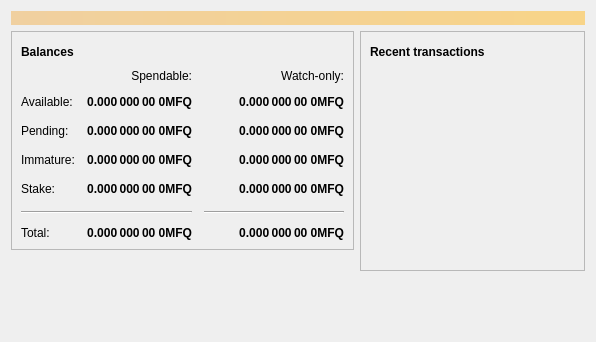
<?xml version="1.0" encoding="UTF-8"?>
<ui version="4.0">
 <class>OverviewPage</class>
 <widget class="QWidget" name="OverviewPage">
  <property name="geometry">
   <rect>
    <x>0</x>
    <y>0</y>
    <width>596</width>
    <height>342</height>
   </rect>
  </property>
  <property name="windowTitle">
   <string>Form</string>
  </property>
  <layout class="QVBoxLayout" name="topLayout">
   <item>
    <widget class="QLabel" name="labelAlerts">
     <property name="visible">
      <bool>false</bool>
     </property>
     <property name="styleSheet">
      <string notr="true">QLabel { background-color: qlineargradient(x1: 0, y1: 0, x2: 1, y2: 0, stop:0 #F0D0A0, stop:1 #F8D488); color:#000000; }</string>
     </property>
     <property name="wordWrap">
      <bool>true</bool>
     </property>
     <property name="margin">
      <number>3</number>
     </property>
     <property name="textInteractionFlags">
      <set>Qt::TextSelectableByMouse</set>
     </property>
    </widget>
   </item>
   <item>
    <layout class="QHBoxLayout" name="horizontalLayout" stretch="1,1">
     <item>
      <layout class="QVBoxLayout" name="verticalLayout_2">
       <item>
        <widget class="QFrame" name="frame">
         <property name="frameShape">
          <enum>QFrame::StyledPanel</enum>
         </property>
         <property name="frameShadow">
          <enum>QFrame::Raised</enum>
         </property>
         <layout class="QVBoxLayout" name="verticalLayout_4">
          <item>
           <layout class="QHBoxLayout" name="horizontalLayout_4">
            <item>
             <widget class="QLabel" name="label_5">
              <property name="font">
               <font>
                <weight>75</weight>
                <bold>true</bold>
               </font>
              </property>
              <property name="text">
               <string>Balances</string>
              </property>
             </widget>
            </item>
            <item>
             <widget class="QPushButton" name="labelWalletStatus">
              <property name="enabled">
               <bool>true</bool>
              </property>
              <property name="maximumSize">
               <size>
                <width>30</width>
                <height>16777215</height>
               </size>
              </property>
              <property name="toolTip">
               <string>The displayed information may be out of date. Your wallet automatically synchronizes with the Bitcoin network after a connection is established, but this process has not completed yet.</string>
              </property>
              <property name="text">
               <string/>
              </property>
              <property name="icon">
               <iconset resource="../bitcoin.qrc">
                <normaloff>:/icons/warning</normaloff>
                <disabledoff>:/icons/warning</disabledoff>:/icons/warning</iconset>
              </property>
              <property name="iconSize">
               <size>
                <width>24</width>
                <height>24</height>
               </size>
              </property>
              <property name="flat">
               <bool>true</bool>
              </property>
             </widget>
            </item>
            <item>
             <spacer name="horizontalSpacer_3">
              <property name="orientation">
               <enum>Qt::Horizontal</enum>
              </property>
              <property name="sizeHint" stdset="0">
               <size>
                <width>40</width>
                <height>20</height>
               </size>
              </property>
             </spacer>
            </item>
           </layout>
          </item>
          <item>
           <layout class="QGridLayout" name="gridLayout">
            <property name="spacing">
             <number>12</number>
            </property>
            <item row="2" column="2">
             <widget class="QLabel" name="labelWatchPending">
              <property name="font">
               <font>
                <weight>75</weight>
                <bold>true</bold>
               </font>
              </property>
              <property name="cursor">
               <cursorShape>IBeamCursor</cursorShape>
              </property>
              <property name="toolTip">
               <string>Unconfirmed transactions to watch-only addresses</string>
              </property>
              <property name="text">
               <string notr="true">0.000 000 00 0MFQ</string>
              </property>
              <property name="alignment">
               <set>Qt::AlignRight|Qt::AlignTrailing|Qt::AlignVCenter</set>
              </property>
              <property name="textInteractionFlags">
               <set>Qt::LinksAccessibleByMouse|Qt::TextSelectableByKeyboard|Qt::TextSelectableByMouse</set>
              </property>
             </widget>
            </item>
            <item row="2" column="1">
             <widget class="QLabel" name="labelUnconfirmed">
              <property name="font">
               <font>
                <weight>75</weight>
                <bold>true</bold>
               </font>
              </property>
              <property name="cursor">
               <cursorShape>IBeamCursor</cursorShape>
              </property>
              <property name="toolTip">
               <string>Total of transactions that have yet to be confirmed, and do not yet count toward the spendable balance</string>
              </property>
              <property name="text">
               <string notr="true">0.000 000 00 0MFQ</string>
              </property>
              <property name="alignment">
               <set>Qt::AlignRight|Qt::AlignTrailing|Qt::AlignVCenter</set>
              </property>
              <property name="textInteractionFlags">
               <set>Qt::LinksAccessibleByMouse|Qt::TextSelectableByKeyboard|Qt::TextSelectableByMouse</set>
              </property>
             </widget>
            </item>
            <item row="3" column="2">
             <widget class="QLabel" name="labelWatchImmature">
              <property name="font">
               <font>
                <weight>75</weight>
                <bold>true</bold>
               </font>
              </property>
              <property name="cursor">
               <cursorShape>IBeamCursor</cursorShape>
              </property>
              <property name="toolTip">
               <string>Mined balance in watch-only addresses that has not yet matured</string>
              </property>
              <property name="text">
               <string notr="true">0.000 000 00 0MFQ</string>
              </property>
              <property name="alignment">
               <set>Qt::AlignRight|Qt::AlignTrailing|Qt::AlignVCenter</set>
              </property>
              <property name="textInteractionFlags">
               <set>Qt::LinksAccessibleByMouse|Qt::TextSelectableByKeyboard|Qt::TextSelectableByMouse</set>
              </property>
             </widget>
            </item>
            <item row="5" column="0" colspan="2">
             <widget class="Line" name="line">
              <property name="orientation">
               <enum>Qt::Horizontal</enum>
              </property>
             </widget>
            </item>
            <item row="5" column="2">
             <widget class="Line" name="lineWatchBalance">
              <property name="sizePolicy">
               <sizepolicy hsizetype="Preferred" vsizetype="Fixed">
                <horstretch>0</horstretch>
                <verstretch>0</verstretch>
               </sizepolicy>
              </property>
              <property name="minimumSize">
               <size>
                <width>140</width>
                <height>0</height>
               </size>
              </property>
              <property name="orientation">
               <enum>Qt::Horizontal</enum>
              </property>
             </widget>
            </item>
            <item row="6" column="0">
             <widget class="QLabel" name="labelTotalText">
              <property name="text">
               <string>Total:</string>
              </property>
             </widget>
            </item>
            <item row="3" column="1">
             <widget class="QLabel" name="labelImmature">
              <property name="font">
               <font>
                <weight>75</weight>
                <bold>true</bold>
               </font>
              </property>
              <property name="cursor">
               <cursorShape>IBeamCursor</cursorShape>
              </property>
              <property name="toolTip">
               <string>Mined balance that has not yet matured</string>
              </property>
              <property name="text">
               <string notr="true">0.000 000 00 0MFQ</string>
              </property>
              <property name="alignment">
               <set>Qt::AlignRight|Qt::AlignTrailing|Qt::AlignVCenter</set>
              </property>
              <property name="textInteractionFlags">
               <set>Qt::LinksAccessibleByMouse|Qt::TextSelectableByKeyboard|Qt::TextSelectableByMouse</set>
              </property>
             </widget>
            </item>
            <item row="2" column="3">
             <spacer name="horizontalSpacer_2">
              <property name="orientation">
               <enum>Qt::Horizontal</enum>
              </property>
              <property name="sizeHint" stdset="0">
               <size>
                <width>40</width>
                <height>20</height>
               </size>
              </property>
             </spacer>
            </item>
            <item row="3" column="0">
             <widget class="QLabel" name="labelImmatureText">
              <property name="text">
               <string>Immature:</string>
              </property>
             </widget>
            </item>
            <item row="4" column="1">
             <widget class="QLabel" name="labelStake">
              <property name="font">
               <font>
                <weight>75</weight>
                <bold>true</bold>
               </font>
              </property>
              <property name="cursor">
               <cursorShape>IBeamCursor</cursorShape>
              </property>
              <property name="toolTip">
               <string>Stake</string>
              </property>
              <property name="text">
               <string notr="true">0.000 000 00 0MFQ</string>
              </property>
              <property name="alignment">
               <set>Qt::AlignRight|Qt::AlignTrailing|Qt::AlignVCenter</set>
              </property>
              <property name="textInteractionFlags">
               <set>Qt::LinksAccessibleByMouse|Qt::TextSelectableByKeyboard|Qt::TextSelectableByMouse</set>
              </property>
             </widget>
            </item>
            <item row="4" column="3">
             <spacer name="horizontalSpacer_4">
              <property name="orientation">
               <enum>Qt::Horizontal</enum>
              </property>
              <property name="sizeHint" stdset="0">
               <size>
                <width>40</width>
                <height>20</height>
               </size>
              </property>
             </spacer>
            </item>
            <item row="4" column="0">
             <widget class="QLabel" name="labelStakeText">
              <property name="text">
                <string>Stake:</string>
              </property>
             </widget>
            </item>
            <item row="4" column="2">
             <widget class="QLabel" name="labelWatchStake">
              <property name="font">
               <font>
                <weight>75</weight>
                <bold>true</bold>
               </font>
              </property>
              <property name="cursor">
               <cursorShape>IBeamCursor</cursorShape>
              </property>
              <property name="toolTip">
               <string>Watch Stake</string>
              </property>
              <property name="text">
               <string notr="true">0.000 000 00 0MFQ</string>
              </property>
              <property name="alignment">
               <set>Qt::AlignRight|Qt::AlignTrailing|Qt::AlignVCenter</set>
              </property>
              <property name="textInteractionFlags">
               <set>Qt::LinksAccessibleByMouse|Qt::TextSelectableByKeyboard|Qt::TextSelectableByMouse</set>
              </property>
             </widget>
            </item>
            <item row="6" column="1">
             <widget class="QLabel" name="labelTotal">
              <property name="font">
               <font>
                <weight>75</weight>
                <bold>true</bold>
               </font>
              </property>
              <property name="cursor">
               <cursorShape>IBeamCursor</cursorShape>
              </property>
              <property name="toolTip">
               <string>Your current total balance</string>
              </property>
              <property name="text">
               <string notr="true">0.000 000 00 0MFQ</string>
              </property>
              <property name="alignment">
               <set>Qt::AlignRight|Qt::AlignTrailing|Qt::AlignVCenter</set>
              </property>
              <property name="textInteractionFlags">
               <set>Qt::LinksAccessibleByMouse|Qt::TextSelectableByKeyboard|Qt::TextSelectableByMouse</set>
              </property>
             </widget>
            </item>
            <item row="6" column="2">
             <widget class="QLabel" name="labelWatchTotal">
              <property name="font">
               <font>
                <weight>75</weight>
                <bold>true</bold>
               </font>
              </property>
              <property name="cursor">
               <cursorShape>IBeamCursor</cursorShape>
              </property>
              <property name="toolTip">
               <string>Current total balance in watch-only addresses</string>
              </property>
              <property name="text">
               <string notr="true">0.000 000 00 0MFQ</string>
              </property>
              <property name="alignment">
               <set>Qt::AlignRight|Qt::AlignTrailing|Qt::AlignVCenter</set>
              </property>
              <property name="textInteractionFlags">
               <set>Qt::LinksAccessibleByMouse|Qt::TextSelectableByKeyboard|Qt::TextSelectableByMouse</set>
              </property>
             </widget>
            </item>
            <item row="0" column="2">
             <widget class="QLabel" name="labelWatchonly">
              <property name="text">
               <string>Watch-only:</string>
              </property>
              <property name="alignment">
               <set>Qt::AlignRight|Qt::AlignTrailing|Qt::AlignVCenter</set>
              </property>
             </widget>
            </item>
            <item row="1" column="0">
             <widget class="QLabel" name="labelBalanceText">
              <property name="text">
               <string>Available:</string>
              </property>
             </widget>
            </item>
            <item row="1" column="1">
             <widget class="QLabel" name="labelBalance">
              <property name="font">
               <font>
                <weight>75</weight>
                <bold>true</bold>
               </font>
              </property>
              <property name="cursor">
               <cursorShape>IBeamCursor</cursorShape>
              </property>
              <property name="toolTip">
               <string>Your current spendable balance</string>
              </property>
              <property name="text">
               <string notr="true">0.000 000 00 0MFQ</string>
              </property>
              <property name="alignment">
               <set>Qt::AlignRight|Qt::AlignTrailing|Qt::AlignVCenter</set>
              </property>
              <property name="textInteractionFlags">
               <set>Qt::LinksAccessibleByMouse|Qt::TextSelectableByKeyboard|Qt::TextSelectableByMouse</set>
              </property>
             </widget>
            </item>
            <item row="1" column="2">
             <widget class="QLabel" name="labelWatchAvailable">
              <property name="font">
               <font>
                <weight>75</weight>
                <bold>true</bold>
               </font>
              </property>
              <property name="cursor">
               <cursorShape>IBeamCursor</cursorShape>
              </property>
              <property name="toolTip">
               <string>Your current balance in watch-only addresses</string>
              </property>
              <property name="text">
               <string notr="true">0.000 000 00 0MFQ</string>
              </property>
              <property name="alignment">
               <set>Qt::AlignRight|Qt::AlignTrailing|Qt::AlignVCenter</set>
              </property>
              <property name="textInteractionFlags">
               <set>Qt::LinksAccessibleByMouse|Qt::TextSelectableByKeyboard|Qt::TextSelectableByMouse</set>
              </property>
             </widget>
            </item>
            <item row="2" column="0">
             <widget class="QLabel" name="labelPendingText">
              <property name="text">
               <string>Pending:</string>
              </property>
             </widget>
            </item>
            <item row="0" column="1">
             <widget class="QLabel" name="labelSpendable">
              <property name="text">
               <string>Spendable:</string>
              </property>
              <property name="alignment">
               <set>Qt::AlignRight|Qt::AlignTrailing|Qt::AlignVCenter</set>
              </property>
             </widget>
            </item>
           </layout>
          </item>
         </layout>
        </widget>
       </item>
       <item>
        <spacer name="verticalSpacer">
         <property name="orientation">
          <enum>Qt::Vertical</enum>
         </property>
         <property name="sizeHint" stdset="0">
          <size>
           <width>20</width>
           <height>40</height>
          </size>
         </property>
        </spacer>
       </item>
      </layout>
     </item>
     <item>
      <layout class="QVBoxLayout" name="verticalLayout_3">
       <item>
        <widget class="QFrame" name="frame_2">
         <property name="frameShape">
          <enum>QFrame::StyledPanel</enum>
         </property>
         <property name="frameShadow">
          <enum>QFrame::Raised</enum>
         </property>
         <layout class="QVBoxLayout" name="verticalLayout">
          <item>
           <layout class="QHBoxLayout" name="horizontalLayout_2">
            <item>
             <widget class="QLabel" name="label_4">
              <property name="font">
               <font>
                <weight>75</weight>
                <bold>true</bold>
               </font>
              </property>
              <property name="text">
               <string>Recent transactions</string>
              </property>
             </widget>
            </item>
            <item>
             <widget class="QPushButton" name="labelTransactionsStatus">
              <property name="enabled">
               <bool>true</bool>
              </property>
              <property name="maximumSize">
               <size>
                <width>30</width>
                <height>16777215</height>
               </size>
              </property>
              <property name="toolTip">
               <string>The displayed information may be out of date. Your wallet automatically synchronizes with the Bitcoin network after a connection is established, but this process has not completed yet.</string>
              </property>
              <property name="text">
               <string/>
              </property>
              <property name="icon">
               <iconset resource="../bitcoin.qrc">
                <normaloff>:/icons/warning</normaloff>
                <disabledoff>:/icons/warning</disabledoff>:/icons/warning</iconset>
              </property>
              <property name="iconSize">
               <size>
                <width>24</width>
                <height>24</height>
               </size>
              </property>
              <property name="flat">
               <bool>true</bool>
              </property>
             </widget>
            </item>
            <item>
             <spacer name="horizontalSpacer">
              <property name="orientation">
               <enum>Qt::Horizontal</enum>
              </property>
              <property name="sizeHint" stdset="0">
               <size>
                <width>40</width>
                <height>20</height>
               </size>
              </property>
             </spacer>
            </item>
           </layout>
          </item>
          <item>
           <widget class="QListView" name="listTransactions">
            <property name="styleSheet">
             <string notr="true">QListView { background: transparent; }</string>
            </property>
            <property name="frameShape">
             <enum>QFrame::NoFrame</enum>
            </property>
            <property name="verticalScrollBarPolicy">
             <enum>Qt::ScrollBarAlwaysOff</enum>
            </property>
            <property name="horizontalScrollBarPolicy">
             <enum>Qt::ScrollBarAlwaysOff</enum>
            </property>
            <property name="selectionMode">
             <enum>QAbstractItemView::NoSelection</enum>
            </property>
           </widget>
          </item>
         </layout>
        </widget>
       </item>
       <item>
        <spacer name="verticalSpacer_2">
         <property name="orientation">
          <enum>Qt::Vertical</enum>
         </property>
         <property name="sizeHint" stdset="0">
          <size>
           <width>20</width>
           <height>40</height>
          </size>
         </property>
        </spacer>
       </item>
      </layout>
     </item>
    </layout>
   </item>
  </layout>
 </widget>
 <resources/>
 <connections/>
</ui>
